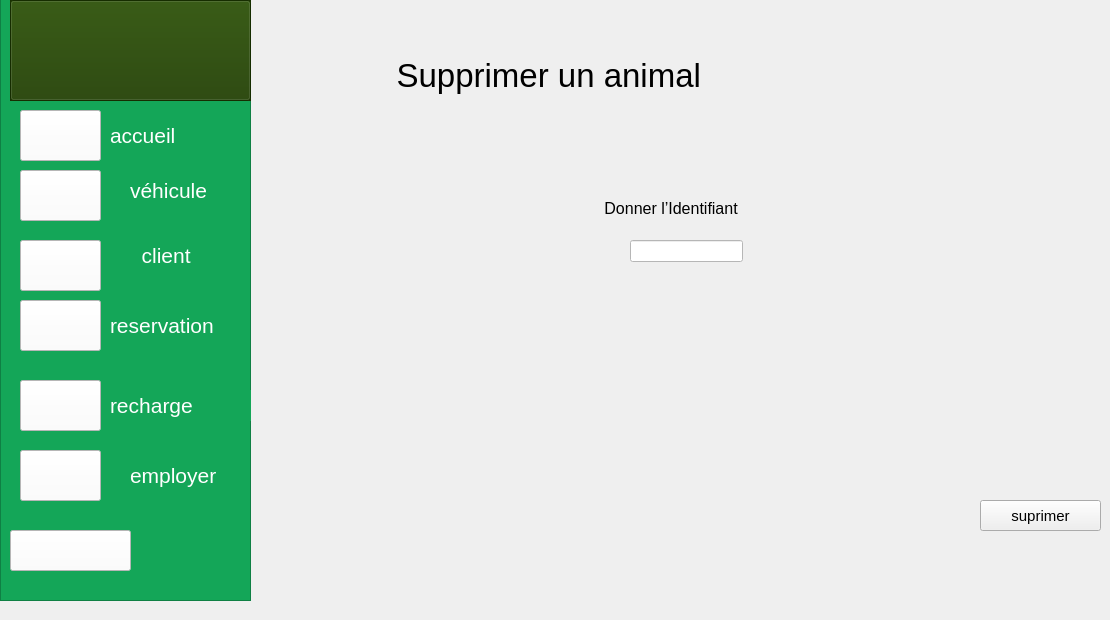
    <widget class="QWidget" name="tab_2">
     <attribute name="title">
      <string>Supprimer un animal</string>
     </attribute>
     <widget class="QLabel" name="label_18">
      <property name="geometry">
       <rect>
        <x>600</x>
        <y>200</y>
        <width>191</width>
        <height>16</height>
       </rect>
      </property>
      <property name="font">
       <font>
        <pointsize>12</pointsize>
       </font>
      </property>
      <property name="text">
       <string> Donner l’Identifiant</string>
      </property>
     </widget>
     <widget class="QLineEdit" name="lineEdit_15">
      <property name="geometry">
       <rect>
        <x>630</x>
        <y>240</y>
        <width>113</width>
        <height>22</height>
       </rect>
      </property>
      <property name="styleSheet">
       <string notr="true">background-color: rgb(255, 255, 255);</string>
      </property>
     </widget>
     <widget class="QPushButton" name="pushButton_supprimer">
      <property name="geometry">
       <rect>
        <x>980</x>
        <y>500</y>
        <width>121</width>
        <height>31</height>
       </rect>
      </property>
      <property name="font">
       <font>
        <pointsize>11</pointsize>
       </font>
      </property>
      <property name="text">
       <string>suprimer</string>
      </property>
     </widget>
     <widget class="QLabel" name="label_20">
      <property name="geometry">
       <rect>
        <x>360</x>
        <y>50</y>
        <width>521</width>
        <height>51</height>
       </rect>
      </property>
      <property name="font">
       <font>
        <pointsize>25</pointsize>
       </font>
      </property>
      <property name="text">
       <string>    Supprimer un animal</string>
      </property>
     </widget>
     <widget class="QFrame" name="frame_3">
      <property name="geometry">
       <rect>
        <x>0</x>
        <y>-10</y>
        <width>251</width>
        <height>611</height>
       </rect>
      </property>
      <property name="styleSheet">
       <string notr="true">background-color: rgb(20, 166, 88);</string>
      </property>
      <property name="frameShape">
       <enum>QFrame::StyledPanel</enum>
      </property>
      <property name="frameShadow">
       <enum>QFrame::Raised</enum>
      </property>
      <widget class="QPushButton" name="pushButton_50">
       <property name="geometry">
        <rect>
         <x>10</x>
         <y>540</y>
         <width>121</width>
         <height>41</height>
        </rect>
       </property>
       <property name="font">
        <font>
         <pointsize>20</pointsize>
        </font>
       </property>
       <property name="styleSheet">
        <string notr="true">color: rgb(255, 0, 0);
background-color: rgb(255, 255, 255);</string>
       </property>
       <property name="text">
        <string/>
       </property>
       <property name="icon">
        <iconset>
         <normaloff>../../se-deconnecter.png</normaloff>../../se-deconnecter.png</iconset>
       </property>
       <property name="iconSize">
        <size>
         <width>30</width>
         <height>30</height>
        </size>
       </property>
      </widget>
      <widget class="QFrame" name="frame_4">
       <property name="geometry">
        <rect>
         <x>10</x>
         <y>10</y>
         <width>241</width>
         <height>101</height>
        </rect>
       </property>
       <property name="styleSheet">
        <string notr="true">background-color: rgb(31, 63, 0);</string>
       </property>
       <property name="frameShape">
        <enum>QFrame::StyledPanel</enum>
       </property>
       <property name="frameShadow">
        <enum>QFrame::Raised</enum>
       </property>
       <widget class="QPushButton" name="pushButton_51">
        <property name="geometry">
         <rect>
          <x>0</x>
          <y>0</y>
          <width>241</width>
          <height>101</height>
         </rect>
        </property>
        <property name="font">
         <font>
          <pointsize>60</pointsize>
         </font>
        </property>
        <property name="text">
         <string/>
        </property>
        <property name="icon">
         <iconset>
          <normaloff>../../logo.png</normaloff>../../logo.png</iconset>
        </property>
        <property name="iconSize">
         <size>
          <width>250</width>
          <height>200</height>
         </size>
        </property>
       </widget>
      </widget>
      <widget class="QPushButton" name="pushButton_52">
       <property name="geometry">
        <rect>
         <x>20</x>
         <y>390</y>
         <width>81</width>
         <height>51</height>
        </rect>
       </property>
       <property name="styleSheet">
        <string notr="true">background-color: rgb(255, 255, 255);
</string>
       </property>
       <property name="text">
        <string/>
       </property>
       <property name="icon">
        <iconset>
         <normaloff>../../retour-produit.png</normaloff>../../retour-produit.png</iconset>
       </property>
       <property name="iconSize">
        <size>
         <width>50</width>
         <height>50</height>
        </size>
       </property>
      </widget>
      <widget class="QLabel" name="label_56">
       <property name="geometry">
        <rect>
         <x>110</x>
         <y>400</y>
         <width>141</width>
         <height>31</height>
        </rect>
       </property>
       <property name="font">
        <font>
         <pointsize>16</pointsize>
        </font>
       </property>
       <property name="styleSheet">
        <string notr="true">color: rgb(255, 255, 255);</string>
       </property>
       <property name="text">
        <string>recharge</string>
       </property>
      </widget>
      <widget class="QPushButton" name="pushButton_53">
       <property name="geometry">
        <rect>
         <x>20</x>
         <y>120</y>
         <width>81</width>
         <height>51</height>
        </rect>
       </property>
       <property name="font">
        <font>
         <weight>75</weight>
         <bold>true</bold>
        </font>
       </property>
       <property name="styleSheet">
        <string notr="true">background-color: rgb(255, 255, 255);</string>
       </property>
       <property name="text">
        <string/>
       </property>
       <property name="icon">
        <iconset>
         <normaloff>../../tableau-de-bord.png</normaloff>../../tableau-de-bord.png</iconset>
       </property>
       <property name="iconSize">
        <size>
         <width>50</width>
         <height>50</height>
        </size>
       </property>
      </widget>
      <widget class="QLabel" name="label_57">
       <property name="geometry">
        <rect>
         <x>110</x>
         <y>130</y>
         <width>91</width>
         <height>31</height>
        </rect>
       </property>
       <property name="font">
        <font>
         <pointsize>16</pointsize>
        </font>
       </property>
       <property name="styleSheet">
        <string notr="true">color: rgb(255, 255, 255);</string>
       </property>
       <property name="text">
        <string>accueil</string>
       </property>
      </widget>
      <widget class="QPushButton" name="pushButton_54">
       <property name="geometry">
        <rect>
         <x>20</x>
         <y>310</y>
         <width>81</width>
         <height>51</height>
        </rect>
       </property>
       <property name="styleSheet">
        <string notr="true">background-color: rgb(255, 255, 255);</string>
       </property>
       <property name="text">
        <string/>
       </property>
       <property name="icon">
        <iconset>
         <normaloff>../../reservation.png</normaloff>../../reservation.png</iconset>
       </property>
       <property name="iconSize">
        <size>
         <width>50</width>
         <height>50</height>
        </size>
       </property>
      </widget>
      <widget class="QLabel" name="label_58">
       <property name="geometry">
        <rect>
         <x>110</x>
         <y>320</y>
         <width>131</width>
         <height>31</height>
        </rect>
       </property>
       <property name="font">
        <font>
         <pointsize>16</pointsize>
        </font>
       </property>
       <property name="styleSheet">
        <string notr="true">color: rgb(255, 255, 255);</string>
       </property>
       <property name="text">
        <string>reservation</string>
       </property>
      </widget>
      <widget class="QLabel" name="label_59">
       <property name="geometry">
        <rect>
         <x>130</x>
         <y>180</y>
         <width>101</width>
         <height>41</height>
        </rect>
       </property>
       <property name="font">
        <font>
         <pointsize>16</pointsize>
        </font>
       </property>
       <property name="styleSheet">
        <string notr="true">color: rgb(255, 255, 255);</string>
       </property>
       <property name="text">
        <string>véhicule</string>
       </property>
      </widget>
      <widget class="QPushButton" name="pushButton_55">
       <property name="geometry">
        <rect>
         <x>20</x>
         <y>180</y>
         <width>81</width>
         <height>51</height>
        </rect>
       </property>
       <property name="styleSheet">
        <string notr="true">background-color: rgb(255, 255, 255);</string>
       </property>
       <property name="text">
        <string/>
       </property>
       <property name="icon">
        <iconset>
         <normaloff>../../voiture-electrique.png</normaloff>../../voiture-electrique.png</iconset>
       </property>
       <property name="iconSize">
        <size>
         <width>50</width>
         <height>50</height>
        </size>
       </property>
      </widget>
      <widget class="QPushButton" name="pushButton_56">
       <property name="geometry">
        <rect>
         <x>20</x>
         <y>250</y>
         <width>81</width>
         <height>51</height>
        </rect>
       </property>
       <property name="styleSheet">
        <string notr="true">background-color: rgb(255, 255, 255);</string>
       </property>
       <property name="text">
        <string/>
       </property>
       <property name="icon">
        <iconset>
         <normaloff>../../compte.png</normaloff>../../compte.png</iconset>
       </property>
       <property name="iconSize">
        <size>
         <width>50</width>
         <height>50</height>
        </size>
       </property>
      </widget>
      <widget class="QLabel" name="label_60">
       <property name="geometry">
        <rect>
         <x>130</x>
         <y>250</y>
         <width>101</width>
         <height>31</height>
        </rect>
       </property>
       <property name="font">
        <font>
         <pointsize>16</pointsize>
        </font>
       </property>
       <property name="styleSheet">
        <string notr="true">color: rgb(255, 255, 255);</string>
       </property>
       <property name="text">
        <string>  client</string>
       </property>
      </widget>
      <widget class="QPushButton" name="pushButton_57">
       <property name="geometry">
        <rect>
         <x>20</x>
         <y>460</y>
         <width>81</width>
         <height>51</height>
        </rect>
       </property>
       <property name="styleSheet">
        <string notr="true">background-color: rgb(255, 255, 255);</string>
       </property>
       <property name="text">
        <string/>
       </property>
       <property name="icon">
        <iconset>
         <normaloff>../../employe.png</normaloff>../../employe.png</iconset>
       </property>
       <property name="iconSize">
        <size>
         <width>50</width>
         <height>50</height>
        </size>
       </property>
      </widget>
      <widget class="QLabel" name="label_61">
       <property name="geometry">
        <rect>
         <x>130</x>
         <y>470</y>
         <width>111</width>
         <height>31</height>
        </rect>
       </property>
       <property name="font">
        <font>
         <pointsize>16</pointsize>
        </font>
       </property>
       <property name="styleSheet">
        <string notr="true">color: rgb(255, 255, 255);</string>
       </property>
       <property name="text">
        <string>employer</string>
       </property>
      </widget>
     </widget>
    </widget>
